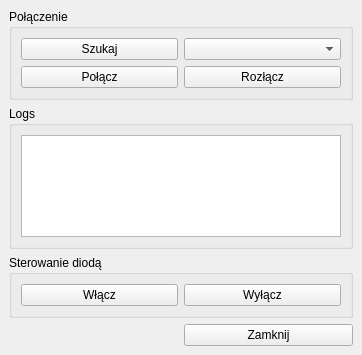
<?xml version="1.0" encoding="UTF-8"?>
<ui version="4.0">
 <class>MainWindow</class>
 <widget class="QMainWindow" name="MainWindow">
  <property name="geometry">
   <rect>
    <x>0</x>
    <y>0</y>
    <width>362</width>
    <height>355</height>
   </rect>
  </property>
  <property name="windowTitle">
   <string>MainWindow</string>
  </property>
  <widget class="QWidget" name="centralwidget">
   <layout class="QGridLayout" name="gridLayout">
    <item row="5" column="3">
     <widget class="QPushButton" name="pushButtonClose">
      <property name="text">
       <string>Zamknij</string>
      </property>
     </widget>
    </item>
    <item row="1" column="2" colspan="2">
     <widget class="QGroupBox" name="groupBox">
      <property name="title">
       <string>Połączenie</string>
      </property>
      <layout class="QGridLayout" name="gridLayout_2">
       <item row="1" column="2">
        <widget class="QPushButton" name="pushButtonDisconnect">
         <property name="text">
          <string>Rozłącz</string>
         </property>
        </widget>
       </item>
       <item row="0" column="2">
        <widget class="QComboBox" name="comboBoxDevices"/>
       </item>
       <item row="0" column="0">
        <widget class="QPushButton" name="pushButtonFind">
         <property name="text">
          <string>Szukaj</string>
         </property>
        </widget>
       </item>
       <item row="1" column="0">
        <widget class="QPushButton" name="pushButtonConnect">
         <property name="text">
          <string>Połącz</string>
         </property>
        </widget>
       </item>
      </layout>
     </widget>
    </item>
    <item row="2" column="2" colspan="2">
     <widget class="QGroupBox" name="groupBox_2">
      <property name="title">
       <string>Logs</string>
      </property>
      <layout class="QGridLayout" name="gridLayout_3">
       <item row="0" column="0">
        <widget class="QTextEdit" name="textEditLogs"/>
       </item>
      </layout>
     </widget>
    </item>
    <item row="3" column="2" colspan="2">
     <widget class="QGroupBox" name="groupBox_3">
      <property name="title">
       <string>Sterowanie diodą</string>
      </property>
      <layout class="QGridLayout" name="gridLayout_4">
       <item row="0" column="0">
        <widget class="QPushButton" name="pushButtonLedOn">
         <property name="text">
          <string>Włącz</string>
         </property>
        </widget>
       </item>
       <item row="0" column="1">
        <widget class="QPushButton" name="pushButtonLedOff">
         <property name="text">
          <string>Wyłącz</string>
         </property>
        </widget>
       </item>
      </layout>
     </widget>
    </item>
   </layout>
  </widget>
 </widget>
 <resources/>
 <connections>
  <connection>
   <sender>pushButtonClose</sender>
   <signal>clicked()</signal>
   <receiver>MainWindow</receiver>
   <slot>close()</slot>
   <hints>
    <hint type="sourcelabel">
     <x>277</x>
     <y>323</y>
    </hint>
    <hint type="destinationlabel">
     <x>224</x>
     <y>318</y>
    </hint>
   </hints>
  </connection>
 </connections>
</ui>
